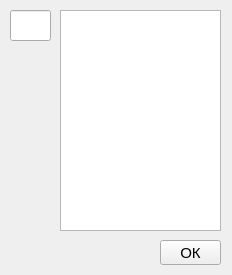
<?xml version="1.0" encoding="UTF-8"?>
<ui version="4.0">
 <class>SndWin</class>
 <widget class="QWidget" name="SndWin">
  <property name="geometry">
   <rect>
    <x>0</x>
    <y>0</y>
    <width>232</width>
    <height>275</height>
   </rect>
  </property>
  <property name="windowTitle">
   <string>Form</string>
  </property>
  <widget class="QLineEdit" name="lineEdit">
   <property name="geometry">
    <rect>
     <x>10</x>
     <y>10</y>
     <width>41</width>
     <height>31</height>
    </rect>
   </property>
  </widget>
  <widget class="QTableWidget" name="tableWidget">
   <property name="geometry">
    <rect>
     <x>60</x>
     <y>10</y>
     <width>161</width>
     <height>221</height>
    </rect>
   </property>
  </widget>
  <widget class="QPushButton" name="pushButton">
   <property name="geometry">
    <rect>
     <x>160</x>
     <y>240</y>
     <width>61</width>
     <height>25</height>
    </rect>
   </property>
   <property name="font">
    <font>
     <pointsize>11</pointsize>
    </font>
   </property>
   <property name="text">
    <string>ОК</string>
   </property>
  </widget>
 </widget>
 <resources/>
 <connections/>
</ui>
